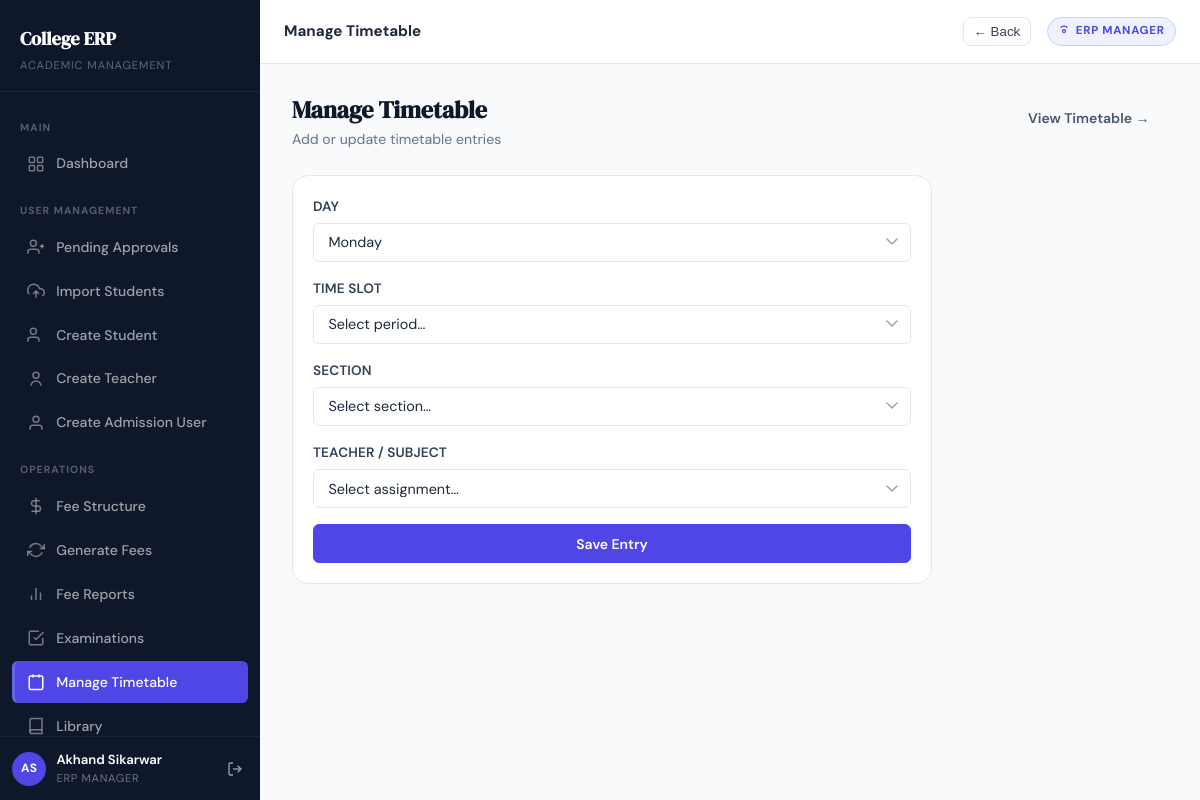
The app's page /timetable/manage/ (signed in) with its own data.
### apps/accounts/models.py (models this page shows, shortened)
class CustomUser(AbstractUser):
    first_name    = models.CharField(max_length=100)
    last_name     = models.CharField(max_length=100)
    email         = models.EmailField(unique=True)
    mobile_number = models.CharField(max_length=10, unique=True, null=True, blank=True)
    role          = models.CharField(max_length=20, choices=Role.choices)
    is_verified   = models.BooleanField(default=False)
    is_approved   = models.BooleanField(default=False)
    class Meta:
        indexes = [
            models.Index(fields=["role"]),
            models.Index(fields=["is_approved"]),
        ]
    @property
    def full_name(self):
        return f"{self.first_name} {self.last_name}".strip() or self.username
    @property
    def is_erp_manager(self):
        return self.role == Role.ERP_MANAGER or self.is_superuser

### apps/timetable/views.py (the view, shortened to what this page needs)
# urls.py: path("manage/",      views.manage_timetable, name="manage_timetable"),
@login_required
def manage_timetable(request):
    if not request.user.is_erp_manager:
        messages.error(request, "Access denied.")
        return redirect("dashboard")
    slots = TimeSlot.objects.filter(is_break=False).order_by("slot_number")
    sections = Section.objects.select_related("class_obj__course").all()
    assignments = TeacherAssignment.objects.select_related(
        "teacher__user", "subject", "section"
    ).all()
    return render(request, "timetable/manage_timetable.html", {
        "days": DAY_CHOICES,
        "slots": slots,
        "sections": sections,
        "assignments": assignments,
    })

### templates/timetable/manage_timetable.html (shortened to what this page needs)
{% extends "base.html" %}
{% block topbar_title %}Manage Timetable{% endblock %}
{% block content %}
<div class="page-header fade-in-up">
    <div>
        <div class="page-header-title">Manage Timetable</div>
        <div class="page-header-subtitle">Add or update timetable entries</div>
    </div>
    <a href="{% url 'my_timetable' %}" class="btn btn-outline">View Timetable →</a>
</div>
<div class="card fade-in-up" style="max-width:640px">
    <div class="card-body">
        <form method="post">
            <div class="form-group">
                <label class="form-label">Day</label>
                <select name="day" class="form-control form-select" required>
                    {% for num, name in days %}
                    <option value="{{ num }}">{{ name }}</option>
                    {% endfor %}
                </select>
            </div>
            <div class="form-group">
                <label class="form-label">Time Slot</label>
                <select name="time_slot" class="form-control form-select" required>
                    <option value="">Select period…</option>
                </select>
            </div>
            <div class="form-group">
                <label class="form-label">Section</label>
                <select name="section" class="form-control form-select" required>
                    <option value="">Select section…</option>
                </select>
            </div>
            <div class="form-group">
                <label class="form-label">Teacher / Subject</label>
                <select name="teacher_assignment" class="form-control form-select" required>
                    <option value="">Select assignment…</option>
                </select>
            </div>
            <button type="submit" class="btn btn-primary btn-full">Save Entry</button>
        </form>
    </div>
</div>
{% endblock %}

### templates/base.html (shortened to what this page needs)
{% load static %}
<!DOCTYPE html>
<html lang="en">
<head>
  <link rel="stylesheet" href="{% static 'css/style.css' %}">
</head>
<body>
{% if request.user.is_authenticated %}
<div class="app-shell">
  <aside class="sidebar" id="sidebar">
    <div class="sidebar-logo">
      <a href="{% url 'dashboard' %}" class="sidebar-logo-text">College ERP</a>
      <div class="sidebar-logo-sub">Academic Management</div>
    </div>
    <nav class="sidebar-nav">
      <div class="sidebar-section-label">Main</div>
      <a href="{% url 'dashboard' %}"
         class="sidebar-link {% if request.resolver_match.url_name == 'dashboard' %}active{% endif %}">
        <svg viewBox="0 0 24 24" fill="none" stroke="currentColor" stroke-width="2">
          <rect x="3" y="3" width="7" height="7" rx="1"/><rect x="14" y="3" width="7" height="7" rx="1"/>
          <rect x="14" y="14" width="7" height="7" rx="1"/><rect x="3" y="14" width="7" height="7" rx="1"/>
        </svg>
        Dashboard
      </a>
      {% if request.user.role == "ERP_MANAGER" or request.user.is_superuser %}
      <div class="sidebar-section-label">User Management</div>
      <a href="{% url 'pending_approvals' %}"
         class="sidebar-link {% if request.resolver_match.url_name == 'pending_approvals' %}active{% endif %}">
        <svg viewBox="0 0 24 24" fill="none" stroke="currentColor" stroke-width="2"><path d="M16 21v-2a4 4 0 0 0-4-4H5a4 4 0 0 0-4 4v2"/><circle cx="8.5" cy="7" r="4"/><line x1="20" y1="8" x2="20" y2="14"/><line x1="23" y1="11" x2="17" y2="11"/></svg>
        Pending Approvals
      </a>
      <a href="{% url 'import_students' %}"
         class="sidebar-link {% if request.resolver_match.url_name == 'import_students' %}active{% endif %}">
        <svg viewBox="0 0 24 24" fill="none" stroke="currentColor" stroke-width="2"><polyline points="16 16 12 12 8 16"/><line x1="12" y1="12" x2="12" y2="21"/><path d="M20.39 18.39A5 5 0 0 0 18 9h-1.26A8 8 0 1 0 3 16.3"/></svg>
        Import Students
      </a>
      <a href="{% url 'create_student_account' %}"
         class="sidebar-link {% if request.resolver_match.url_name == 'create_student_account' %}active{% endif %}">
        <svg viewBox="0 0 24 24" fill="none" stroke="currentColor" stroke-width="2"><path d="M16 21v-2a4 4 0 0 0-4-4H5a4 4 0 0 0-4 4v2"/><circle cx="8.5" cy="7" r="4"/></svg>
        Create Student
      </a>
      <a href="{% url 'create_teacher_account' %}"
         class="sidebar-link {% if request.resolver_match.url_name == 'create_teacher_account' %}active{% endif %}">
        <svg viewBox="0 0 24 24" fill="none" stroke="currentColor" stroke-width="2"><circle cx="12" cy="7" r="4"/><path d="M5.5 21a6.5 6.5 0 0 1 13 0"/></svg>
        Create Teacher
      </a>
      <a href="{% url 'create_admission_user' %}"
         class="sidebar-link {% if request.resolver_match.url_name == 'create_admission_user' %}active{% endif %}">
        <svg viewBox="0 0 24 24" fill="none" stroke="currentColor" stroke-width="2"><path d="M20 21v-2a4 4 0 0 0-4-4H8a4 4 0 0 0-4 4v2"/><circle cx="12" cy="7" r="4"/></svg>
        Create Admission User
      </a>
      <div class="sidebar-section-label">Operations</div>
      <a href="{% url 'fee_structure_list' %}"
         class="sidebar-link {% if request.resolver_match.url_name == 'fee_structure_list' %}active{% endif %}">
        <svg viewBox="0 0 24 24" fill="none" stroke="currentColor" stroke-width="2"><line x1="12" y1="1" x2="12" y2="23"/><path d="M17 5H9.5a3.5 3.5 0 0 0 0 7h5a3.5 3.5 0 0 1 0 7H6"/></svg>
        Fee Structure
      </a>
      <a href="{% url 'generate_fees' %}"
         class="sidebar-link {% if request.resolver_match.url_name == 'generate_fees' %}active{% endif %}">
        <svg viewBox="0 0 24 24" fill="none" stroke="currentColor" stroke-width="2"><polyline points="23 4 23 10 17 10"/><polyline points="1 20 1 14 7 14"/><path d="M3.51 9a9 9 0 0 1 14.13-3.36L23 10"/><path d="M20.49 15a9 9 0 0 1-14.13 3.36L1 14"/></svg>
        Generate Fees
      </a>
      <a href="{% url 'fee_collection_report' %}"
         class="sidebar-link {% if request.resolver_match.url_name == 'fee_collection_report' %}active{% endif %}">
        <svg viewBox="0 0 24 24" fill="none" stroke="currentColor" stroke-width="2"><line x1="18" y1="20" x2="18" y2="10"/><line x1="12" y1="20" x2="12" y2="4"/><line x1="6" y1="20" x2="6" y2="14"/></svg>
        Fee Reports
      </a>
      <a href="{% url 'exam_list' %}"
         class="sidebar-link {% if request.resolver_match.url_name == 'exam_list' %}active{% endif %}">
        <svg viewBox="0 0 24 24" fill="none" stroke="currentColor" stroke-width="2"><path d="M9 11l3 3L22 4"/><path d="M21 12v7a2 2 0 0 1-2 2H5a2 2 0 0 1-2-2V5a2 2 0 0 1 2-2h11"/></svg>
        Examinations
      </a>
      <a href="{% url 'manage_timetable' %}"
         class="sidebar-link {% if request.resolver_match.url_name == 'manage_timetable' %}active{% endif %}">
        <svg viewBox="0 0 24 24" fill="none" stroke="currentColor" stroke-width="2"><rect x="3" y="4" width="18" height="18" rx="2"/><line x1="16" y1="2" x2="16" y2="6"/><line x1="8" y1="2" x2="8" y2="6"/></svg>
        Manage Timetable
      </a>
      <a href="{% url 'book_catalog' %}"
         class="sidebar-link {% if request.resolver_match.url_name == 'book_catalog' %}active{% endif %}">
        <svg viewBox="0 0 24 24" fill="none" stroke="currentColor" stroke-width="2"><path d="M4 19.5A2.5 2.5 0 0 1 6.5 17H20"/><path d="M6.5 2H20v20H6.5A2.5 2.5 0 0 1 4 19.5V4.5A2.5 2.5 0 0 1 6.5 2z"/></svg>
        Library
      </a>
      {% endif %}
    </nav>
    <div class="sidebar-footer">
      <div class="sidebar-user">
        <div class="sidebar-avatar">
          {{ request.user.first_name|first|upper }}{{ request.user.last_name|first|upper }}
        </div>
        <div class="sidebar-user-info">
          <div class="sidebar-user-name">{{ request.user.full_name }}</div>
          <div class="sidebar-user-role">{{ request.user.get_role_display }}</div>
        </div>
        <form method="post" action="{% url 'logout' %}" style="margin:0;">
          <button type="submit" class="sidebar-logout" title="Logout" style="border:none;background:transparent;cursor:pointer;">
            <svg width="16" height="16" viewBox="0 0 24 24" fill="none" stroke="currentColor" stroke-width="2">
              <path d="M9 21H5a2 2 0 0 1-2-2V5a2 2 0 0 1 2-2h4"/>
              <polyline points="16 17 21 12 16 7"/><line x1="21" y1="12" x2="9" y2="12"/>
            </svg>
          </button>
        </form>
      </div>
    </div>
  </aside>
  <div class="main-content">
    <header class="topbar">
      <span class="topbar-title">{% block topbar_title %}Dashboard{% endblock %}</span>
      <button
        type="button"
        onclick="if (window.history.length > 1) { window.history.back(); } else { window.location.href='{% url 'dashboard' %}'; }"
        style="margin-left:.75rem;border:1px solid var(--gray-200);background:#fff;border-radius:.5rem;padding:.35rem .6rem;cursor:pointer;color:var(--gray-700);font-weight:500;"
        aria-label="Go back"
        title="Go back"
      >
        ← Back
      </button>
      <span class="topbar-badge">
        <svg width="12" height="12" viewBox="0 0 24 24" fill="none" stroke="currentColor" stroke-width="2.5">
          <circle cx="12" cy="12" r="3"/>
          <path d="M19.07 4.93A10 10 0 0 0 12 2a10 10 0 0 0-7.07 2.93"/>
        </svg>
        {{ request.user.get_role_display }}
      </span>
    </header>
    <main class="page-content">
      {% block content %}{% endblock %}
    </main>
  </div>
</div>
{% else %}
<!-- ════════════════════════════════════════════════════════
     UNAUTHENTICATED LAYOUT (no sidebar)
═════════════════════════════════════════════════════════ -->
{% block outer_content %}{% endblock %}
{% endif %}
</body>
</html>

### records on screen
CustomUser: user.first_name|first "A", user.last_name|first "S", user.full_name "Akhand Sikarwar", user.role "ERP MANAGER"

### other values on screen
form field day "Monday"
